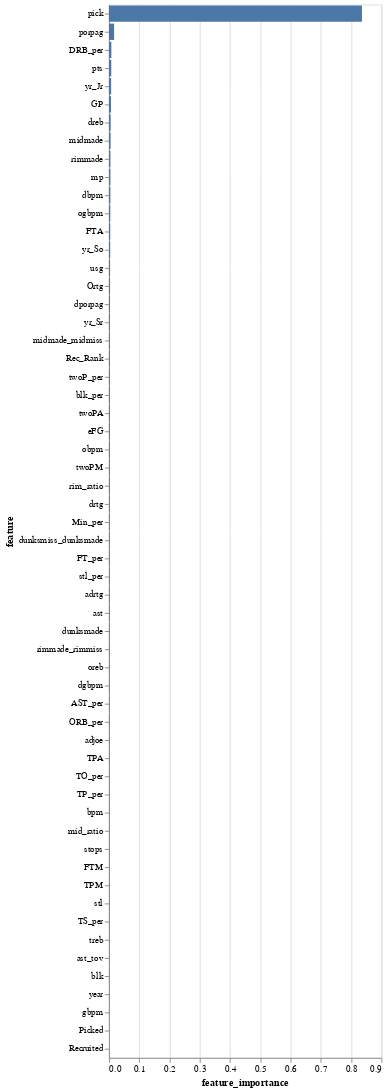

Source (notebook cell):
### Code cell
#Visualize the feature importance
import altair as alt

alt.Chart(feat_imp_rf_df).mark_bar().encode(
    x='feature_importance',
    y=alt.Y("feature", sort='-x'),
    tooltip=['feature','feature_importance']
)

### Figure 1 — Vega-Lite specification as saved in the notebook (floating-point values rounded to 4 significant figures)
{"config": {"view": {"continuousWidth": 300, "continuousHeight": 300}}, "data": {"name": "data-ee14b8dccc64273a44fd9a740e669906"}, "mark": {"type": "bar"}, "encoding": {"tooltip": [{"field": "feature", "type": "nominal"}, {"field": "feature_importance", "type": "quantitative"}], "x": {"field": "feature_importance", "type": "quantitative"}, "y": {"field": "feature", "sort": "-x", "type": "nominal"}}, "$schema": "https://vega.github.io/schema/vega-lite/v5.20.1.json", "datasets": {"data-ee14b8dccc64273a44fd9a740e669906": [{"feature": "pick", "feature_importance": 0.8358}, {"feature": "porpag", "feature_importance": 0.01701}, {"feature": "DRB_per", "feature_importance": 0.007903}, {"feature": "pts", "feature_importance": 0.007595}, {"feature": "yr_Jr", "feature_importance": 0.007171}, {"feature": "GP", "feature_importance": 0.006774}, {"feature": "dreb", "feature_importance": 0.005705}, {"feature": "midmade", "feature_importance": 0.005447}, {"feature": "rimmade", "feature_importance": 0.004903}, {"feature": "mp", "feature_importance": 0.004886}, {"feature": "dbpm", "feature_importance": 0.004809}, {"feature": "ogbpm", "feature_importance": 0.004447}, {"feature": "FTA", "feature_importance": 0.004302}, {"feature": "yr_So", "feature_importance": 0.004163}, {"feature": "usg", "feature_importance": 0.003714}, {"feature": "Ortg", "feature_importance": 0.003618}, {"feature": "dporpag", "feature_importance": 0.003464}, {"feature": "yr_Sr", "feature_importance": 0.003228}, {"feature": "midmade_midmiss", "feature_importance": 0.003214}, {"feature": "Rec_Rank", "feature_importance": 0.003108}, {"feature": "twoP_per", "feature_importance": 0.003076}, {"feature": "blk_per", "feature_importance": 0.003037}, {"feature": "twoPA", "feature_importance": 0.002984}, {"feature": "eFG", "feature_importance": 0.00265}, {"feature": "obpm", "feature_importance": 0.002637}, {"feature": "twoPM", "feature_importance": 0.002547}, {"feature": "rim_ratio", "feature_importance": 0.002431}, {"feature": "drtg", "feature_importance": 0.002241}, {"feature": "Min_per", "feature_importance": 0.002192}, {"feature": "dunksmiss_dunksmade", "feature_importance": 0.002127}, {"feature": "FT_per", "feature_importance": 0.00208}, {"feature": "stl_per", "feature_importance": 0.002057}, {"feature": "adrtg", "feature_importance": 0.002021}, {"feature": "ast", "feature_importance": 0.001945}, {"feature": "dunksmade", "feature_importance": 0.00177}, {"feature": "rimmade_rimmiss", "feature_importance": 0.001726}, {"feature": "oreb", "feature_importance": 0.001702}, {"feature": "dgbpm", "feature_importance": 0.001644}, {"feature": "AST_per", "feature_importance": 0.00155}, {"feature": "ORB_per", "feature_importance": 0.001519}, {"feature": "adjoe", "feature_importance": 0.001397}, {"feature": "TPA", "feature_importance": 0.001344}, {"feature": "TO_per", "feature_importance": 0.001135}, {"feature": "TP_per", "feature_importance": 0.001062}, {"feature": "bpm", "feature_importance": 0.001018}, {"feature": "mid_ratio", "feature_importance": 0.0009978}, {"feature": "stops", "feature_importance": 0.000978}, {"feature": "FTM", "feature_importance": 0.0009373}, {"feature": "TPM", "feature_importance": 0.0009007}, {"feature": "stl", "feature_importance": 0.0008562}, {"feature": "TS_per", "feature_importance": 0.0008049}, {"feature": "treb", "feature_importance": 0.0007993}, {"feature": "ast_tov", "feature_importance": 0.000782}, {"feature": "blk", "feature_importance": 0.0007578}, {"feature": "year", "feature_importance": 0.0006083}, {"feature": "gbpm", "feature_importance": 0.0003777}, {"feature": "Picked", "feature_importance": 0.0}, {"feature": "Recruited", "feature_importance": 0.0}]}}
